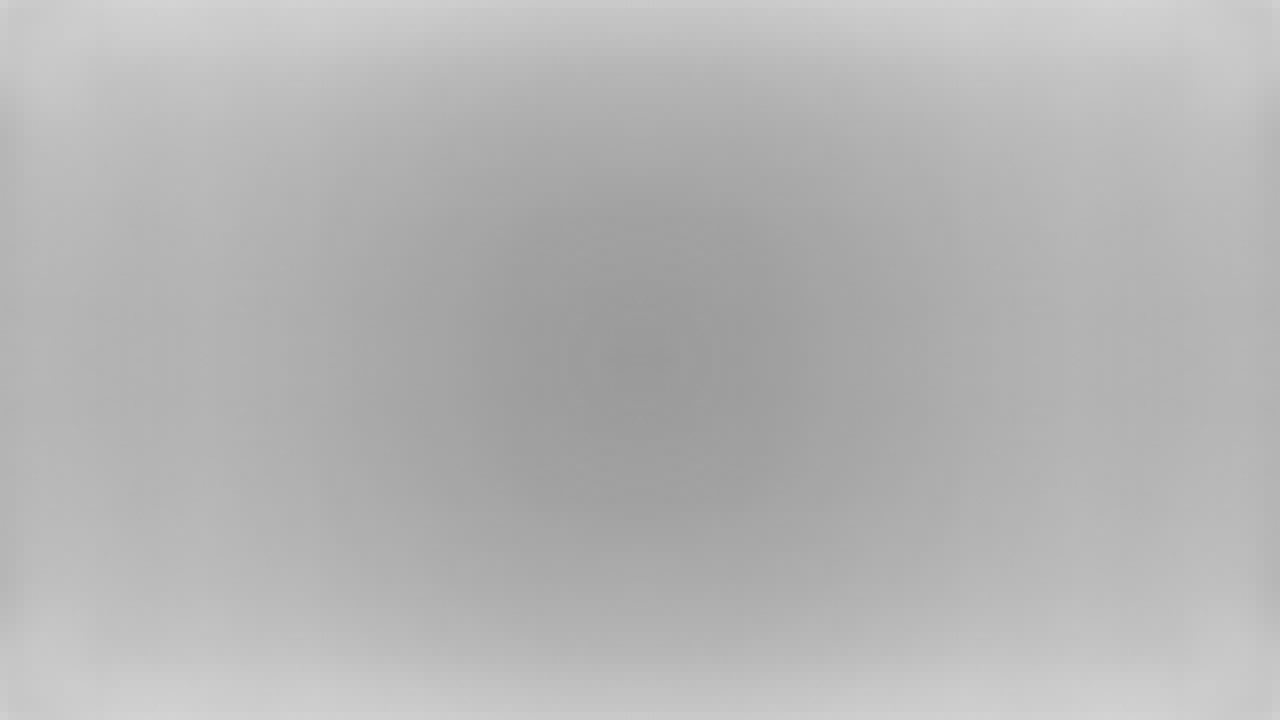
//> input picture FILTER.jpg, 1280 x 720 px
$ ./threshold FILTER.jpg   (built with g++ and OpenCV 4, older OpenCV classes emulated)
//> lines starting //> are read from the running program, lines starting //| are printed output that depends on the picture; after the words box and inside, x2 and y2 are one past the last pixel; in counts of white or black regions, pixels touching at a corner belong together
//> further down, image is the input picture: 720 rows x 1280 cols, CV_8UC3; min 154, max 211, mean 180.7
#include<cv.h>
#include<highgui.h>
#include<cstdio>
#include"opencv2/core/mat.hpp"
#include<cmath>
#include "opencv2/features2d/features2d.hpp"
using namespace std;
using namespace cv;
//suffix CB means an image with this applied to it
void SimplestCB(Mat& in, Mat& out, float percent)
	 {
	assert(in.channels() == 3);
	assert(percent > 0 && percent < 100);
	float half_percent = percent / 200.0f;
	vector<Mat> tmpsplit; split(in,tmpsplit);
	for(int i=0;i<3;i++) {
		//find the low and high precentile values (based on the input percentile)
		Mat flat; tmpsplit[i].reshape(1,1).copyTo(flat);
		cv::sort(flat,flat,CV_SORT_EVERY_ROW + CV_SORT_ASCENDING);
		int lowval = flat.at<uchar>(cvFloor(((float)flat.cols) * half_percent));
		int highval = flat.at<uchar>(cvCeil(((float)flat.cols) * (1.0 - half_percent)));
		std::cout << lowval << " " << highval << std::endl;
		//saturate below the low percentile and above the high percentile
		tmpsplit[i].setTo(lowval,tmpsplit[i] < lowval);
		tmpsplit[i].setTo(highval,tmpsplit[i] > highval);
		//scale the channel
		normalize(tmpsplit[i],tmpsplit[i],0,255,NORM_MINMAX);
		}
	merge(tmpsplit,out);
	}
//suffix PSZ means an image with this applied to it
void posterize(Mat& inWrapper,Mat& outputPSZImg, int outputSizeX, int outputSizeY, int clusterCount )
{	//
//> called with outputSizeX = 64, outputSizeY = 36, clusterCount = 5
	//Declaring all of the variables used in kMeans
	//inWrapper is the input image.
	//defines a new size to resize to
	Size outputSize(outputSizeX, outputSizeY);
	//simple resize
	resize(inWrapper, inWrapper, outputSize, 0, 0, INTER_NEAREST);
	//This creates a new empty matrix of the proper size
	Mat samples(inWrapper.rows*inWrapper.cols, 3, CV_32F);
	//nested for populates the matrix in the format openCV wants
	//most of the rest of the code i jus copied from stack overflow. I have a sort of vague idea of what it does. If you really want to find out and document it, you're welcome to do so yourself you lazy bum.
	for(int y = 0; y < inWrapper.rows; y++)
		for(int x = 0; x < inWrapper.cols; x++)
			for ( int z = 0; z< 3; z++)
				samples.at<float>(y+x*inWrapper.rows, z) = inWrapper.at<Vec3b>(y,x)[z];
//> after the loop, samples = 2304 rows, first 8: [207, 207, 207], [202, 202, 202], [199, 199, 199], [198, 198, 198], [193, 193, 193], [189, 189, 189], [185, 185, 185], [182, 182, 182]
	Mat labels;
	int attempts = 3;
	Mat centers;
	kmeans(samples, clusterCount, labels, TermCriteria(CV_TERMCRIT_ITER|CV_TERMCRIT_EPS, 10000, 0.0001), attempts, KMEANS_PP_CENTERS, centers);
//> labels = 2304 values, max 4 at index 555, min 0 at index 7, mean 1.81; centers = [[179.3, 179.3, 179.3], [200.6, 200.6, 200.6], [159.9, 159.9, 159.9], [187.9, 187.9, 187.9], [169.6, 169.6, 169.6]]
	Mat kmeanOut(inWrapper.size() , inWrapper.type() );
	for(int y = 0; y  < inWrapper.rows; y++)
		for(int x = 0; x < inWrapper.cols; x++)
		{
			int cluster_idx = labels.at<int>(y+x*inWrapper.rows, 0);
			kmeanOut.at<Vec3b>(y,x)[0]= centers.at<float>(cluster_idx, 0);

			kmeanOut.at<Vec3b>(y,x)[1]= centers.at<float>(cluster_idx, 1);

			kmeanOut.at<Vec3b>(y,x)[2]= centers.at<float>(cluster_idx, 2);
		}
	resize(kmeanOut, outputPSZImg, outputSize, 0, 0, INTER_NEAREST);
}
void redChannelChange(Mat& inImg, Mat& outImg)
{
	for(int y = 0; y < inImg.cols; y++)
	{
		for(int x = 0; x < inImg.rows; x++)
		{
			Vec3b redness = inImg.at<Vec3b>(x ,y);
			outImg.at<uchar>(x,y) = redness.val[2];
		}
	}
}

int main(int argc, char** argv)
{

	for (int i = 0; i < argc - 1; i++)
	{
		//initialize images
		//original image
		Mat image;
		Mat image_processed;
		Mat image_posterized;
		Mat image_redChannelChange;
		Mat image_threshold;
		Mat image_blobs;
		//final image
		image = imread(argv[i+1]);
		//applying cb function to image
		posterize(image, image_posterized, 64, 36, 5);
		cvtColor(image_posterized, image_redChannelChange, CV_RGB2GRAY);
		redChannelChange(image_posterized, image_redChannelChange);
		double maxPixVal;
		minMaxLoc(image_redChannelChange, nullptr, &maxPixVal);
//> maxPixVal = 200
		threshold(image_redChannelChange, image_threshold, maxPixVal - .0001  , 255, 1);
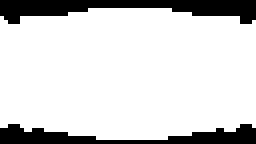
//> image_threshold: 36 rows x 64 cols, CV_8UC1 (shown 4 times larger); 83.4% white; 2 black regions, box (x1, y1, x2, y2) and area: (0, 0, 64, 6) 218, (0, 31, 64, 36) 165
		Size final_Size(640, 360);
		resize(image_threshold, image_threshold, final_Size, 0,0, INTER_NEAREST);
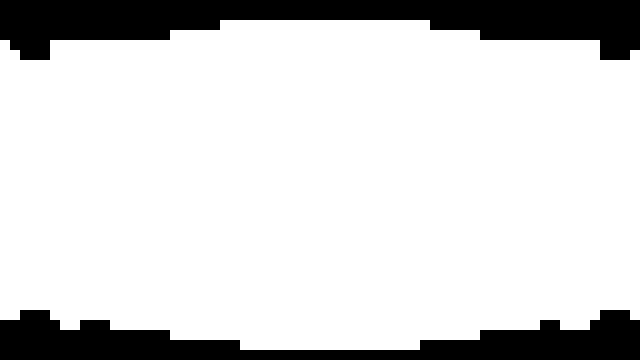
//> image_threshold: 360 rows x 640 cols, CV_8UC1; 83.4% white; 2 black regions, box (x1, y1, x2, y2) and area: (0, 0, 640, 60) 21800, (0, 310, 640, 360) 16500

		SimpleBlobDetector::Params params;
		params.filterByArea = false;
		SimpleBlobDetector detector(params);
	  	//Ptr<SimpleBlobDetector> detector = SimpleBlobDetector::create(params);
		vector<KeyPoint> keypoints;
		detector.detect(image_threshold, keypoints);
//> keypoints = 0 keypoints
		drawKeypoints( image_threshold, keypoints, image_blobs, Scalar(0,0,255), DrawMatchesFlags::DRAW_RICH_KEYPOINTS);
		resize(image_blobs, image_processed, final_Size, 0, 0, INTER_NEAREST);
		resize(image, image, final_Size);
//> image: 360 rows x 640 cols, CV_8UC3
		//displaying images
		namedWindow("Original Image", WINDOW_AUTOSIZE);
		namedWindow("Processed Image", WINDOW_AUTOSIZE);
		imshow("Processed Image", image_processed);
		imshow("Original Image", image);
		waitKey(0);
	}
	return (0);
}
